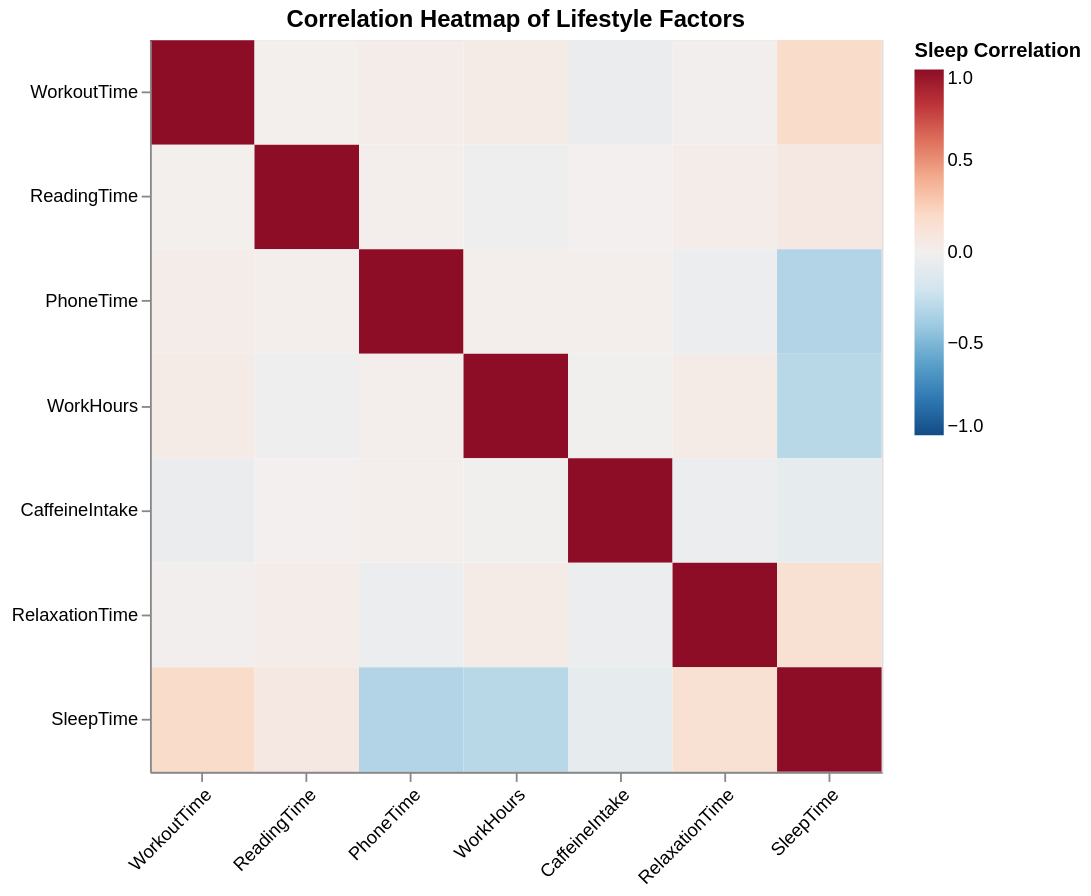

Notebook code cell kept with this figure:
### Markdown cell above
The features used in this analysis are `WorkoutTime`, `ReadingTime`, `PhoneTime`, `CaffeineIntake`, `RelaxationTime`, and `WorkHours`. While most of these represent personal habits, `WorkHours` is also included because academic and work demands can directly compete with time available for sleep.

### Code cell
# Analyze Variables by plotting them; Look for correlations between variables; correlation matrix
# plot have captions, are explained with enough information

corr_matrix = df.corr(numeric_only=True).reset_index().melt('index')

col_order = list(df.select_dtypes('number').columns)

alt.Chart(corr_matrix).mark_rect().encode(
    x=alt.X('index:N', title=None, sort=col_order, axis=alt.Axis(labelAngle=-45)),
    y=alt.Y('variable:N', title=None, sort=col_order),
    color=alt.Color('value:Q',
        title='Sleep Correlation',
        scale=alt.Scale(scheme='redblue', reverse=True, domain=[-1, 1])
    )
).properties(
    title='Correlation Heatmap of Lifestyle Factors',
    width=400,
    height=400
)

### Figure 1 — Vega specification as saved in the notebook (floating-point values rounded to 4 significant figures)
{"$schema": "https://vega.github.io/schema/vega/v5.json", "data": [{"name": "source_0"}, {"name": "data_0", "values": [{"index": "WorkoutTime", "value": 1.0, "variable": "WorkoutTime"}, {"index": "ReadingTime", "value": 0.00366, "variable": "WorkoutTime"}, {"index": "PhoneTime", "value": 0.03251, "variable": "WorkoutTime"}, {"index": "WorkHours", "value": 0.0379, "variable": "WorkoutTime"}, {"index": "CaffeineIntake", "value": -0.05267, "variable": "WorkoutTime"}, {"index": "RelaxationTime", "value": 0.007783, "variable": "WorkoutTime"}, {"index": "SleepTime", "value": 0.1884, "variable": "WorkoutTime"}, {"index": "WorkoutTime", "value": 0.00366, "variable": "ReadingTime"}, {"index": "ReadingTime", "value": 1.0, "variable": "ReadingTime"}, {"index": "PhoneTime", "value": 0.01518, "variable": "ReadingTime"}, {"index": "WorkHours", "value": -0.0252, "variable": "ReadingTime"}, {"index": "CaffeineIntake", "value": -0.0009956, "variable": "ReadingTime"}, {"index": "RelaxationTime", "value": 0.02673, "variable": "ReadingTime"}, {"index": "SleepTime", "value": 0.0672, "variable": "ReadingTime"}, {"index": "WorkoutTime", "value": 0.03251, "variable": "PhoneTime"}, {"index": "ReadingTime", "value": 0.01518, "variable": "PhoneTime"}, {"index": "PhoneTime", "value": 1.0, "variable": "PhoneTime"}, {"index": "WorkHours", "value": 0.01631, "variable": "PhoneTime"}, {"index": "CaffeineIntake", "value": 0.01284, "variable": "PhoneTime"}, {"index": "RelaxationTime", "value": -0.04158, "variable": "PhoneTime"}, {"index": "SleepTime", "value": -0.3225, "variable": "PhoneTime"}, {"index": "WorkoutTime", "value": 0.0379, "variable": "WorkHours"}, {"index": "ReadingTime", "value": -0.0252, "variable": "WorkHours"}, {"index": "PhoneTime", "value": 0.01631, "variable": "WorkHours"}, {"index": "WorkHours", "value": 1.0, "variable": "WorkHours"}, {"index": "CaffeineIntake", "value": -0.004101, "variable": "WorkHours"}, {"index": "RelaxationTime", "value": 0.04421, "variable": "WorkHours"}, {"index": "SleepTime", "value": -0.2985, "variable": "WorkHours"}, {"index": "WorkoutTime", "value": -0.05267, "variable": "CaffeineIntake"}, {"index": "ReadingTime", "value": -0.0009956, "variable": "CaffeineIntake"}, {"index": "PhoneTime", "value": 0.01284, "variable": "CaffeineIntake"}, {"index": "WorkHours", "value": -0.004101, "variable": "CaffeineIntake"}, {"index": "CaffeineIntake", "value": 1.0, "variable": "CaffeineIntake"}, {"index": "RelaxationTime", "value": -0.0419, "variable": "CaffeineIntake"}, {"index": "SleepTime", "value": -0.07699, "variable": "CaffeineIntake"}, {"index": "WorkoutTime", "value": 0.007783, "variable": "RelaxationTime"}, {"index": "ReadingTime", "value": 0.02673, "variable": "RelaxationTime"}, {"index": "PhoneTime", "value": -0.04158, "variable": "RelaxationTime"}, {"index": "WorkHours", "value": 0.04421, "variable": "RelaxationTime"}, {"index": "CaffeineIntake", "value": -0.0419, "variable": "RelaxationTime"}, {"index": "RelaxationTime", "value": 1.0, "variable": "RelaxationTime"}, {"index": "SleepTime", "value": 0.1442, "variable": "RelaxationTime"}, {"index": "WorkoutTime", "value": 0.1884, "variable": "SleepTime"}, {"index": "ReadingTime", "value": 0.0672, "variable": "SleepTime"}, {"index": "PhoneTime", "value": -0.3225, "variable": "SleepTime"}, {"index": "WorkHours", "value": -0.2985, "variable": "SleepTime"}, {"index": "CaffeineIntake", "value": -0.07699, "variable": "SleepTime"}, {"index": "RelaxationTime", "value": 0.1442, "variable": "SleepTime"}, {"index": "SleepTime", "value": 1.0, "variable": "SleepTime"}]}, {"name": "source_0_x_domain_index", "values": [{"index": "WorkoutTime", "sort_field": 0.0}, {"index": "ReadingTime", "sort_field": 1.0}, {"index": "PhoneTime", "sort_field": 2.0}, {"index": "WorkHours", "sort_field": 3.0}, {"index": "CaffeineIntake", "sort_field": 4.0}, {"index": "RelaxationTime", "sort_field": 5.0}, {"index": "SleepTime", "sort_field": 6.0}]}, {"name": "source_0_y_domain_variable", "values": [{"sort_field": 0.0, "variable": "WorkoutTime"}, {"sort_field": 1.0, "variable": "ReadingTime"}, {"sort_field": 2.0, "variable": "PhoneTime"}, {"sort_field": 3.0, "variable": "WorkHours"}, {"sort_field": 4.0, "variable": "CaffeineIntake"}, {"sort_field": 5.0, "variable": "RelaxationTime"}, {"sort_field": 6.0, "variable": "SleepTime"}]}], "marks": [{"type": "rect", "name": "marks", "from": {"data": "data_0"}, "encode": {"update": {"width": {"signal": "max(0.25, bandwidth('x'))"}, "y": {"field": "variable", "scale": "y"}, "height": {"signal": "max(0.25, bandwidth('y'))"}, "x": {"field": "index", "scale": "x"}, "fill": {"field": "value", "scale": "color"}}}, "style": ["rect"]}], "scales": [{"name": "x", "type": "band", "domain": {"data": "source_0_x_domain_index", "field": "index", "sort": {"op": "max", "field": "sort_field"}}, "range": [0, {"signal": "width"}], "paddingInner": 0, "paddingOuter": 0}, {"name": "y", "type": "band", "domain": {"data": "source_0_y_domain_variable", "field": "variable", "sort": {"op": "max", "field": "sort_field"}}, "range": [0, {"signal": "height"}], "paddingOuter": 0, "paddingInner": 0}, {"name": "color", "type": "linear", "domain": [-1, 1], "range": {"scheme": "redblue"}, "reverse": true, "interpolate": "hcl", "zero": true}], "axes": [{"scale": "x", "grid": false, "labelBaseline": "top", "orient": "bottom", "labelAngle": 315, "labelAlign": "right", "zindex": 1}, {"scale": "y", "orient": "left", "grid": false, "zindex": 1}], "title": {"text": "Correlation Heatmap of Lifestyle Factors", "frame": "group"}, "background": "white", "style": "cell", "legends": [{"title": "Sleep Correlation", "fill": "color", "gradientLength": {"signal": "clamp(height, 64, 200)"}}], "width": 400, "height": 400, "padding": 5}
